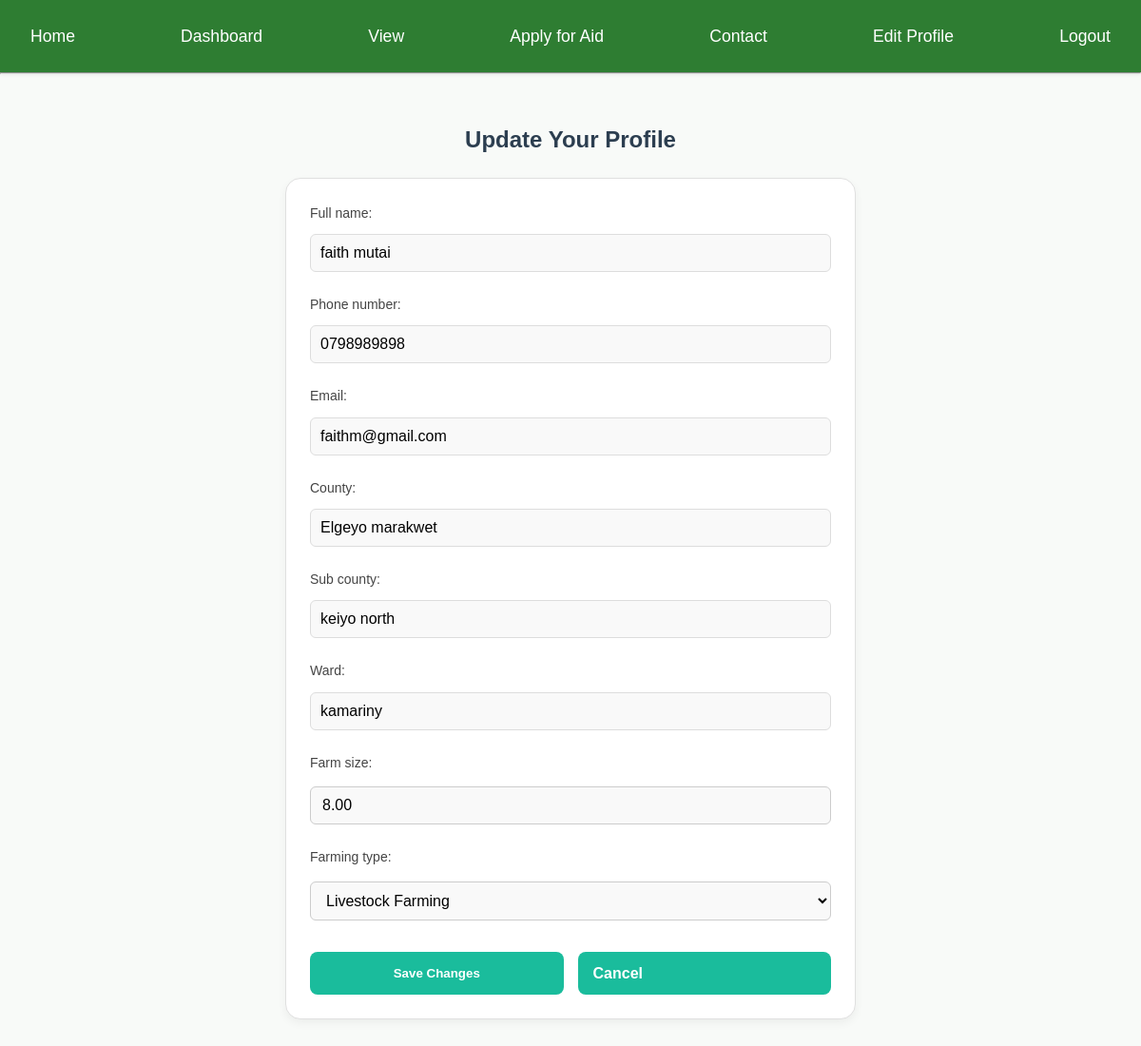
The app's page /profile/update/ (signed in) with its own data.
### core/models.py (models this page shows, shortened)
class Farmer(models.Model):
    user = models.OneToOneField(User, on_delete=models.CASCADE, null=True, blank=True)
    full_name = models.CharField(max_length=200)
    id_number = models.CharField(max_length=50, unique=True)
    phone_number = models.CharField(max_length=20)
    email = models.EmailField(blank=True, null=True)
    county = models.CharField(max_length=100)
    sub_county = models.CharField(max_length=100)
    ward = models.CharField(max_length=100)
    farm_size = models.DecimalField(max_digits=10, decimal_places=2)
    farming_type = models.CharField(
        max_length=50,
        choices=[
            ('crop', 'Crop Farming'),
            ('livestock', 'Livestock Farming'),
            ('mixed', 'Mixed Farming'),
        ], blank=True,
    null=True
    )
    latitude = models.DecimalField(max_digits=9, decimal_places=6, blank=True, null=True)
    longitude = models.DecimalField(max_digits=9, decimal_places=6, blank=True, null=True)
    created_at = models.DateTimeField(auto_now_add=True)

### core/views.py (the view)
# urls.py: path("profile/update/", views.profile_update, name="profile_update"),
@login_required
def profile_update(request):
    farmer = Farmer.objects.filter(user=request.user).first()
    if not farmer:
        messages.error(request, "No farmer profile found. Please register as a farmer first.")
        return redirect("apply_aid")  # updated redirect
    if request.method == "POST":
        form = FarmerUpdateForm(request.POST, instance=farmer)
        if form.is_valid():
            form.save()
            messages.success(request, "Your profile has been updated successfully ✅")
            return redirect("dashboard")
        else:
            messages.error(request, "Please correct the errors below.")
    else:
        form = FarmerUpdateForm(instance=farmer)
    return render(request, "core/profile_update.html", {"form": form, "farmer": farmer})

### core/forms.py
class FarmerUpdateForm(forms.ModelForm):
    class Meta:
        model = Farmer
        fields = [
            "full_name",
            "phone_number",
            "email",
            "county",
            "sub_county",
            "ward",
            "farm_size",
            "farming_type",
        ]
        widgets = {
            "full_name": forms.TextInput(attrs={"class": "form-control"}),
            "phone_number": forms.TextInput(attrs={"class": "form-control"}),
            "email": forms.EmailInput(attrs={"class": "form-control"}),
            "county": forms.TextInput(attrs={"class": "form-control"}),
            "sub_county": forms.TextInput(attrs={"class": "form-control"}),
            "ward": forms.TextInput(attrs={"class": "form-control"}),
            "farm_size": forms.NumberInput(attrs={"step": "0.01", "class": "form-control"}),
            "farming_type": forms.Select(attrs={"class": "form-control"}),
        }

### core/templates/core/profile_update.html (shortened to what this page needs)
{% extends "core/base.html" %}
{% block content %}
<div class="container mt-4">
  <h2 class="mb-3 text-success">Update Your Profile</h2>
  <form method="POST" class="card p-4 shadow-sm">
    {{ form.as_p }}
    <div class="text-center mt-3">
      <button type="submit" class="btn btn-success px-4">Save Changes</button>
      <a href="{% url 'dashboard' %}" class="btn btn-secondary px-4 ms-2">Cancel</a>
    </div>
  </form>
</div>
{% endblock %}

### core/static/core/css/style.css (style rules this page uses)
* { margin: 0; padding: 0; box-sizing: border-box; }
body { margin: 0; font-family: "Segoe UI", Tahoma, Geneva, Verdana, sans-serif; color: #333; line-height: 1.6; background-color: #f9f9f9; }
h1, h2, h3 { font-weight: bold; margin-bottom: 15px; color: #000; }
p { margin-bottom: 15px; font-size: 20px; color: #161515; }
label { font-weight: bold; }
input[type="text"], input[type="email"], input[type="password"] { width: 100%; padding: 10px; border: 1px solid #ddd; border-radius: 6px; margin-top: 5px; }
.btn { background: #007bff; color: white; border: none; padding: 10px 15px; border-radius: 10px; cursor: pointer; width: 100%; }
.card { background: #fff; padding: 25px; border-radius: 12px; box-shadow: 0 4px 15px rgba(0,0,0,0.1); transition: transform 0.2s ease; text-align: left; }
.card p { color: #7f8c8d; font-size: 14px; margin-bottom: 15px; }
.card .btn { display: inline-block; padding: 10px 16px; background: #1abc9c; color: white; text-decoration: none; border-radius: 8px; font-weight: bold; transition: background 0.3s ease; }
.btn { display: inline-block; padding: 10px 20px; margin-top: 10px; background-color: rgb(91, 174, 230); color: white; text-decoration: none; border-radius: 5px; }
.form-control { width: 100%; padding: 10px 12px; margin: 8px 0; border: 1px solid #ccc; border-radius: 6px; outline: none; font-size: 1rem; transition: 0.2s; }
body { background-color: #f8faf8; font-family: "Poppins", sans-serif; color: #333; }
.container { max-width: 600px; margin: 50px auto; }
.card { background: #fff; border: 1px solid #e0e0e0; border-radius: 16px; box-shadow: 0 4px 10px rgba(0, 0, 0, 0.05); transition: transform 0.2s ease, box-shadow 0.2s ease; }
h2 { font-weight: 600; color: #0d0d0e; text-align: center; margin-bottom: 20px; }
form label { font-weight: 500; color: #444; margin-bottom: 6px; display: block; }
form input, form select { width: 100%; padding: 10px 12px; border-radius: 10px; border: 1px solid #ccc; background-color: #f9f9f9; transition: all 0.2s ease-in-out; }
.btn-success { background-color: #198754; border: none; border-radius: 30px; padding: 10px 25px; transition: background-color 0.3s ease, transform 0.2s ease; }
.btn-secondary { border-radius: 30px; padding: 10px 25px; }
.text-center { display: flex; justify-content: center; gap: 15px; }
h2 { text-align: center; font-weight: bold; color: #2c3e50; }

### records on screen
Farmer: full_name "faith mutai", phone_number "0798989898", email "faithm@gmail.com", county "Elgeyo marakwet", sub_county "keiyo north", ward "kamariny", farm_size "8.00", farming_type "Livestock Farming"
